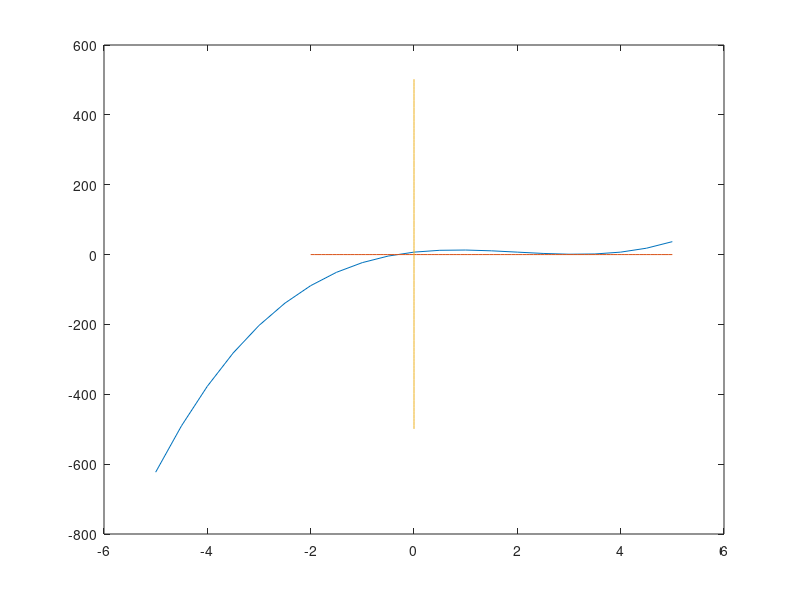

Write the MATLAB code that produced this figure. (Note: this script raises an error after producing the figure.)
x = [-5:0.5:5]
abv = [2, -12, 16, 7];
rts = roots(abv);

disp(rts)

plot(x, polyval(abv,x))
hold on
	x = linspace(min([1,2])-3, max([1,2])+3, 100)
	y = x.*0
	plot(x,y)
	x = x.*0
	y = linspace(min([1,2])-500, max([1,2])+500, 100)
	plot(x,y)
	plot(rts, zeros(size(rts)),'o', "color", "pink")
hold off
